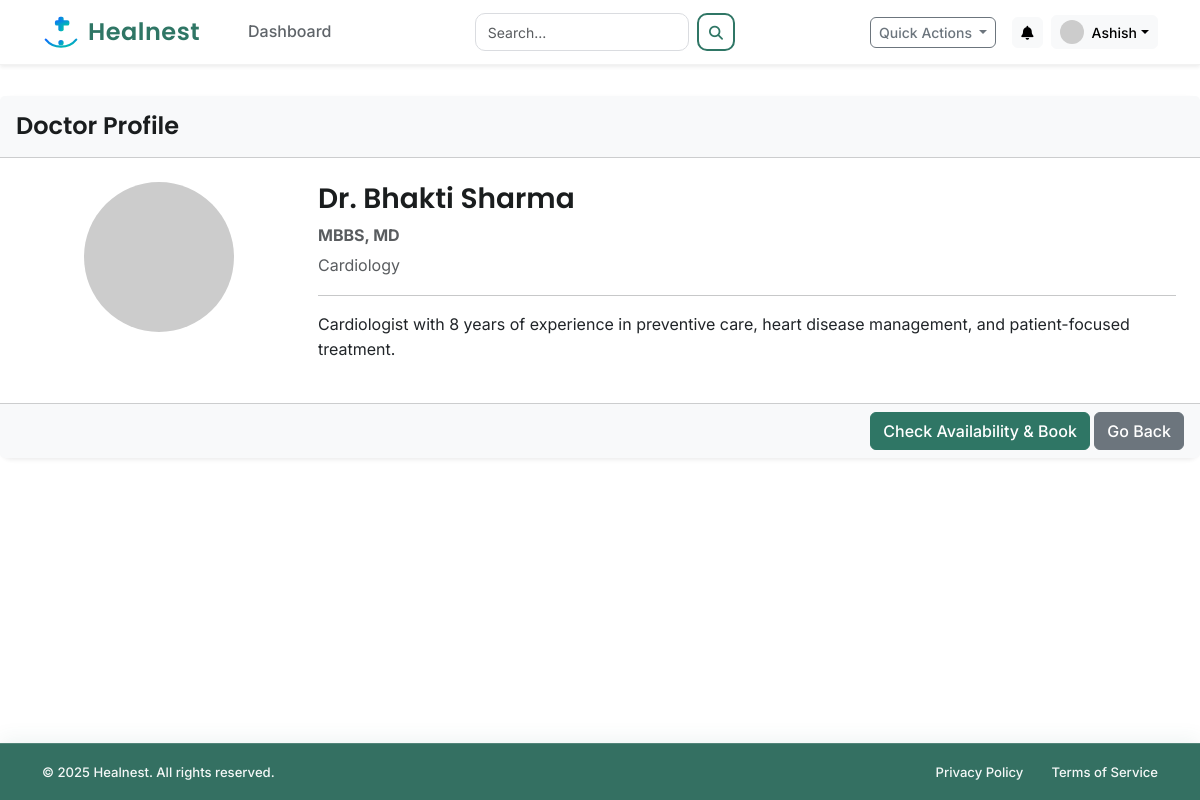
/patient/doctor/1 (signed in), run on the app's committed database.
### app/models.py (models this page shows, shortened)
class PatientProfile(db.Model):
    __tablename__ = 'patient_profile'
    id = db.Column(db.Integer, primary_key=True)
    user_id = db.Column(db.Integer, db.ForeignKey('user.id'), nullable=False, unique=True)
    full_name = db.Column(db.String(100), nullable=False)
    date_of_birth = db.Column(db.Date)
    gender = db.Column(db.String(10))
    contact_number = db.Column(db.String(20))
    blood_group = db.Column(db.String(5))
    allergies = db.Column(db.Text)
    documents = db.relationship('MedicalDocument', backref='patient', lazy=True)

class DoctorProfile(db.Model):
    __tablename__ = 'doctor_profile'
    id = db.Column(db.Integer, primary_key=True)
    user_id = db.Column(db.Integer, db.ForeignKey('user.id'), nullable=False, unique=True)
    full_name = db.Column(db.String(100), nullable=False)
    department_id = db.Column(db.Integer, db.ForeignKey('department.id'), nullable=False)
    qualifications = db.Column(db.String(200))
    experience_years = db.Column(db.Integer, default=0)
    bio = db.Column(db.Text)

class Department(db.Model):
    __tablename__ = 'department'
    id = db.Column(db.Integer, primary_key=True)
    name = db.Column(db.String(100), unique=True, nullable=False)
    description = db.Column(db.Text)
    doctors = db.relationship('DoctorProfile', backref='department', lazy=True)

### app/routes/patient_routes.py (the view)
@patient_bp.route('/doctor/<int:doctor_profile_id>')
@login_required
def doctor_details(doctor_profile_id):
    if current_user.role != 'patient':
        flash('You are not authorized to access this page.', 'danger')
        return redirect(url_for('main.home'))
    doctor_profile = DoctorProfile.query.get_or_404(doctor_profile_id)
    return render_template(
        'patient/doctor_details.html',
        title=f"Dr. {doctor_profile.full_name}",
        doctor=doctor_profile
    )

### app/templates/patient/doctor_details.html
{% extends "layout.html" %}
{% block content %}
    <div class="card shadow-sm">
        <div class="card-header bg-light py-3">
            <h4 class="mb-0">Doctor Profile</h4>
        </div>
        <div class="card-body p-4">
            <div class="row">
                <div class="col-md-3 text-center">
                    <img src="https://placehold.co/150x150/eeeeee/333333?text=Dr." class="img-fluid rounded-circle mb-3" alt="Doctor Avatar">
                </div>
                <div class="col-md-9">
                    <h3>Dr. {{ doctor.full_name }}</h3>
                    <p class="text-muted mb-1"><strong>{{ doctor.qualifications or 'MBBS, MD' }}</strong></p>
                    <p class="text-muted">{{ doctor.department.name }}</p>
                    <hr>
                    <p>{{ doctor.bio or 'This doctor has not provided a detailed bio yet. With over 20 years of experience, this doctor is a specialist in their field, dedicated to providing the best patient care.' }}</p>
                </div>
            </div>
        </div>
        <div class="card-footer bg-light text-end">
            <a href="{{ url_for('patient.book_appointment', doctor_id=doctor.id) }}" class="btn btn-primary">Check Availability & Book</a>
            <a href="{{ url_for('patient.department_details', department_id=doctor.department_id) }}" class="btn btn-secondary">Go Back</a>
        </div>
    </div>
{% endblock content %}

### app/templates/layout.html (shortened to what this page needs)
<!DOCTYPE html>
<html lang="en">
<head>
    <link href="https://cdn.jsdelivr.net/npm/bootstrap@5.3.3/dist/css/bootstrap.min.css" rel="stylesheet">
    <link rel="stylesheet" href="https://cdnjs.cloudflare.com/ajax/libs/font-awesome/6.5.2/css/all.min.css">
    <link rel="stylesheet" href="{{ url_for('static', filename='css/style.css') }}">
    <link rel="stylesheet" href="{{ url_for('static', filename='css/layout.css') }}">
</head>
<body id="page-top" class="{% if current_user.is_authenticated %}bg-dashboard{% else %}bg-light{% endif %}">
    <nav class="navbar navbar-expand-lg fixed-top bg-white shadow-sm py-2">
        <div class="container">
            <a class="navbar-brand d-flex align-items-center fw-semibold fs-4" href="{{ url_for('main.home') }}">
                <img src="{{ url_for('static', filename='brand/healnest-icon.svg') }}" width="38" height="38"
                    class="me-2">
                <span style="font-family: 'Poppins', sans-serif; font-weight:600; letter-spacing:0.5px;">
                    Healnest
                </span>
            </a>
            <div class="collapse navbar-collapse" id="navbarNavDropdown">
                <ul class="navbar-nav me-auto mb-2 mb-lg-0 ps-lg-4">
                    {% if not current_user.is_authenticated %}
                    <li class="nav-item"><a class="nav-link" href="{{ url_for('main.home') }}#services">Services</a>
                    </li>
                    <li class="nav-item"><a class="nav-link" href="{{ url_for('main.home') }}#about">About Us</a></li>
                    <li class="nav-item"><a class="nav-link"
                            href="{{ url_for('main.home') }}#departments">Departments</a></li>
                    <li class="nav-item"><a class="nav-link" href="{{ url_for('main.home') }}#contact">Contact</a></li>
                    {% else %}
                    <li class="nav-item"><a class="nav-link"
                            href="{{ url_for(current_user.role + '.dashboard') }}">Dashboard</a></li>
                    {% endif %}
                </ul>
                {% if current_user.is_authenticated %}
                <form class="d-flex align-items-center gap-2 nav-search" action="{{ url_for('main.search') }}"
                    method="GET">
                    <input class="form-control" type="search" name="query" placeholder="Search..." required>
                    <button class="btn btn-sm search-btn" type="submit">
                        <i class="fas fa-search"></i>
                    </button>
                </form>
                {% endif %}
                <div class="d-flex align-items-center ms-auto">
                    {% if current_user.is_authenticated %}
                    <div class="dropdown me-3">
                        <button class="btn btn-sm btn-outline-secondary dropdown-toggle" type="button"
                            data-bs-toggle="dropdown" aria-expanded="false">
                            Quick Actions
                        </button>
                    </div>
                    <div class="dropdown me-2">
                        <button class="btn btn-sm btn-light position-relative" type="button" data-bs-toggle="dropdown"
                            aria-expanded="false" aria-label="Notifications">
                            <i class="fas fa-bell"></i>
                        </button>
                    </div>
                    <div class="dropdown">
                        <button class="btn btn-light dropdown-toggle d-flex align-items-center py-1 px-2" type="button"
                            id="profileDropdown" data-bs-toggle="dropdown" aria-expanded="false">
                            <img src="https://placehold.co/32x32/eee/777?text={{ current_user.email[0]|upper }}"
                                class="rounded-circle me-2" alt="Avatar" width="24" height="24">
                            <span class="d-none d-lg-inline small">
                                {% if current_user.role == 'patient' and current_user.patient_profile.full_name %}
                                {{ current_user.patient_profile.full_name.split()[0] }}
                                {% elif current_user.role == 'doctor' and current_user.doctor_profile.full_name %}
                                {{ current_user.doctor_profile.full_name.split()[0] }}
                                {% else %}
                                Admin
                                {% endif %}
                            </span>
                        </button>
                    </div>
                    {% else %}
                    <a href="{{ url_for('main.login') }}" class="btn-login me-2">Login</a>
                    <a href="{{ url_for('main.register') }}" class="btn-signup">Sign Up</a>
                    {% endif %}
                </div>
            </div>
        </div>
    </nav>
    <main class="flex-shrink-0 py-4">
        {% block content %}{% endblock %}
    </main>
    {% if not current_user.is_authenticated %}
    <footer class="footer-main mt-auto py-5">
        <div class="container">
            <div class="row">
                <div class="col-lg-4 col-md-6 mb-4 mb-lg-0">
                    <div class="d-flex align-items-center mb-3">
                        <img src="{{ url_for('static', filename='brand/healnest-icon.svg') }}" class="footer-logo me-2"
                            alt="Healnest Logo">
                        <span class="footer-brand">Healnest</span>
                    </div>
                    <p class="small">
                        Providing exceptional healthcare services with compassion, innovation,
                        and excellence for over 25 years.
                    </p>
                    <div class="mt-3">
                        <a href="#" class="social-icon"><i class="fab fa-facebook-f"></i></a>
                        <a href="#" class="social-icon"><i class="fab fa-twitter"></i></a>
                        <a href="#" class="social-icon"><i class="fab fa-instagram"></i></a>
                        <a href="#" class="social-icon"><i class="fab fa-linkedin-in"></i></a>
                    </div>
                </div>
                <div class="col-lg-2 col-6 mb-4 mb-lg-0">
                    <h5 class="footer-title">Quick Links</h5>
                    <ul class="list-unstyled small">
                        <li class="mb-2"><a href="{{ url_for('main.home') }}">Home</a></li>
                        <li class="mb-2"><a href="{{ url_for('main.login') }}">Services</a></li>
                        <li class="mb-2"><a href="{{ url_for('main.login') }}">About Us</a></li>
                        <li class="mb-2"><a href="{{ url_for('main.login') }}">Doctors</a></li>
                        <li class="mb-2"><a href="{{ url_for('main.login') }}">Contact</a></li>
                    </ul>
                </div>
                <div class="col-lg-3 col-6 mb-4 mb-lg-0">
                    <h5 class="footer-title">Medical Services</h5>
                    <ul class="list-unstyled small">
                        <li class="mb-2"><a href="{{ url_for('main.login') }}">Emergency Care</a></li>
                        <li class="mb-2"><a href="{{ url_for('main.login') }}">Cardiology</a></li>
                        <li class="mb-2"><a href="{{ url_for('main.login') }}">Neurology</a></li>
                        <li class="mb-2"><a href="{{ url_for('main.login') }}">Orthopedics</a></li>
                        <li class="mb-2"><a href="{{ url_for('main.login') }}">Pediatrics</a></li>
                    </ul>
                </div>
                <div class="col-lg-3 col-md-6 mb-4 mb-lg-0">
                    <h5 class="footer-title">Contact Info</h5>
                    <ul class="list-unstyled small">
                        <li class="mb-2 d-flex"><i class="fas fa-map-marker-alt me-2 pt-1 flex-shrink-0"></i>
                            <span>123 Medical Center Dr<br>Healthcare City, HC 12345</span>
                        </li>
                        <li class="mb-2 d-flex"><i class="fas fa-phone me-2 pt-1 flex-shrink-0"></i>
                            <span>(555) 123-4567</span>
                        </li>
                        <li class="mb-2 d-flex"><i class="fas fa-envelope me-2 pt-1 flex-shrink-0"></i>
                            <span>info@Healnest.com</span>
                        </li>
                    </ul>
                </div>
            </div>
            <hr class="footer-divider">
            <div class="row pt-3">
                <div class="col-md-6 text-center text-md-start mb-2 mb-md-0">
                    <small>© 2025 Healnest. All rights reserved.</small>
                </div>
                <div class="col-md-6 text-center text-md-end">
                    <small>
                        <a href="#" class="me-3">Privacy Policy</a>
                        <a href="#" class="me-3">Terms of Service</a>
                        <a href="#">Accessibility</a>
                    </small>
                </div>
            </div>
        </div>
    </footer>
    {% else %}
    <footer class="footer-app mt-auto py-3">
        <div class="container">
            <div class="d-flex flex-wrap justify-content-between align-items-center text-white">
                <small class="col-md-6">© 2025 Healnest. All rights reserved.</small>
                <ul class="nav col-md-6 justify-content-end list-unstyled d-flex">
                    <li><a href="#"><small>Privacy Policy</small></a></li>
                    <li><a href="#" class="ms-3"><small>Terms of Service</small></a></li>
                </ul>
            </div>
        </div>
    </footer>
    {% endif %}
</body>
</html>

### data on the page
PatientProfile: patient_profile.full_name "Ashish"
DoctorProfile: full_name "Bhakti Sharma", qualifications "MBBS, MD", bio "Cardiologist with 8 years of experience in preventive care, heart disease management, and patient-focused treatment."
Department: department.name "Cardiology"
